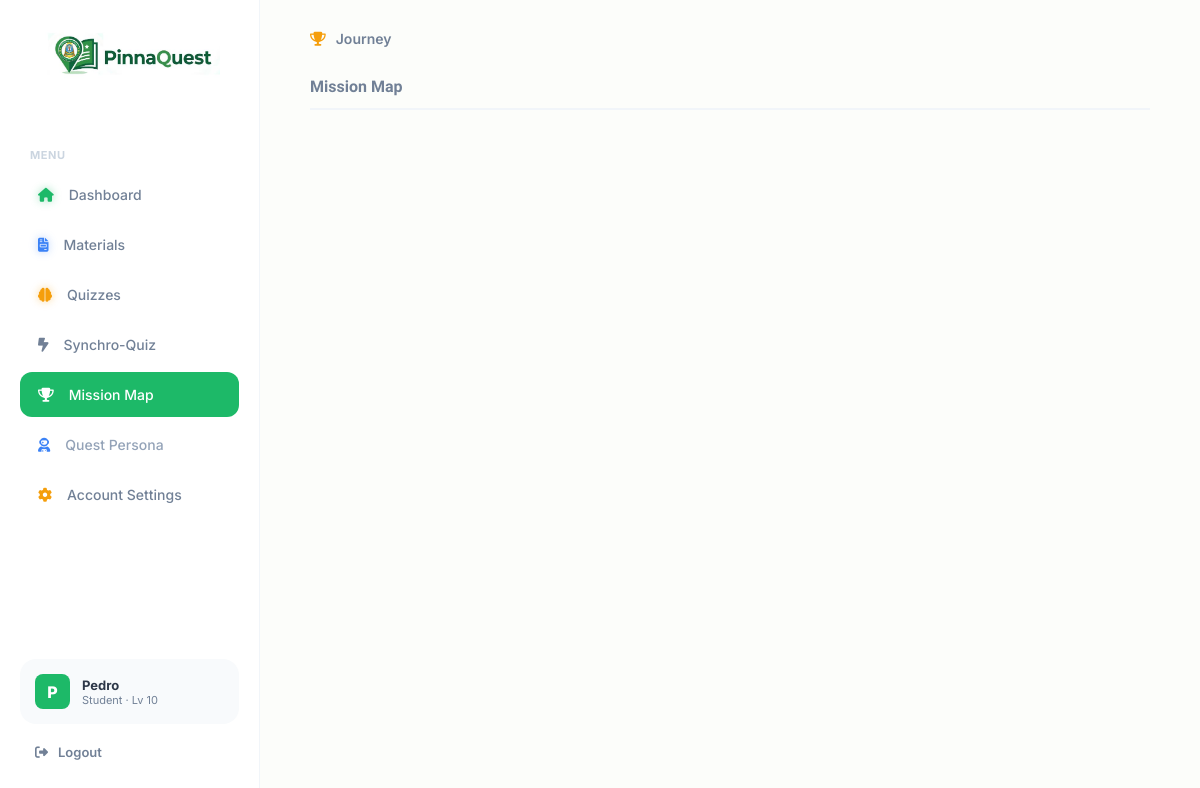
The app's page /leaderboard.php (signed in) with its own data.
### tables this page shows
CREATE TABLE `users` (
  `id` int(11) NOT NULL,
  `full_name` varchar(255) NOT NULL,
  `email` varchar(255) NOT NULL,
  `password` varchar(255) NOT NULL,
  `role` enum('student','teacher') NOT NULL,
  `display_name` varchar(50) DEFAULT NULL,
  `avatar_key` varchar(50) DEFAULT 'default',
  `xp` int(10) UNSIGNED DEFAULT 0,
  `level` int(10) UNSIGNED DEFAULT 1
);

### leaderboard.php (the view, shortened to what this page needs)
<?php
include('db.php');
$user_id      = isset($_SESSION['user_id']) ? intval($_SESSION['user_id']) : 0;
$display_name = 'Adventurer';
$total_xp     = 0;
if ($user_id) {
    $u = $conn->query("SELECT * FROM users WHERE id = $user_id");
    if ($u && $u->num_rows > 0) {
        $user         = $u->fetch_assoc();
        $display_name = !empty($user['display_name']) ? $user['display_name'] : ($user['full_name'] ?? 'Adventurer');
        $total_xp     = intval($user['xp'] ?? 0);
    }
}
$xp_per_level = 300;
$level        = max(1, floor($total_xp / $xp_per_level) + 1);
$initial      = strtoupper(mb_substr($display_name, 0, 1));
?>
<!doctype html>
<html lang="en">
<head>
    <link rel="stylesheet" href="https://cdnjs.cloudflare.com/ajax/libs/font-awesome/6.4.0/css/all.min.css"/>
</head>
<body>
<div class="sidebar">
    <div class="logo-box"><img src="pinnaquest logo.JPG" alt="PinnaQuest"></div>
    <p class="menu-heading">Menu</p>
    <a href="studentdashboard.php" class="nav-link"><i class="fa-solid fa-house"></i> Dashboard</a>
    <a href="materials.php" class="nav-link"><i class="fa-solid fa-file-invoice"></i> Materials</a>
    <a href="quizzes.php" class="nav-link"><i class="fa-solid fa-brain"></i> Quizzes</a>
    <a href="synchro_portal.php" class="nav-link"><i class="fa-solid fa-bolt-lightning"></i> Synchro-Quiz</a>
    <a href="leaderboard.php" class="nav-link active"><i class="fa-solid fa-trophy"></i> Mission Map</a>
    <a href="studentdashboard.php?openPersona=true" class="nav-link persona-link-style"><i class="fa-solid fa-user-astronaut"></i> Quest Persona</a>
    <a href="account_settings.php" class="nav-link"><i class="fa-solid fa-gear" style="color:#f59e0b"></i> Account Settings</a>
    <div class="user-profile-bottom">
        <div class="sidebar-avatar"><?php echo $initial; ?></div>
        <div class="user-details">
            <h4><?php echo htmlspecialchars($display_name); ?></h4>
            <p>Student &middot; Lv <?php echo $level; ?></p>
        </div>
    </div>
    <a href="logout.php" class="logout-link"><i class="fa-solid fa-sign-out-alt"></i> Logout</a>
</div>
<div class="main">
    <div class="breadcrumb"><i class="fa-solid fa-trophy" style="color:var(--gold)"></i><span>Journey</span></div>
    <div class="tab-navigation">
        <button class="tab-btn" onclick="switchTab('mission',this)">Mission Map</button>
    </div>
</div>
</body>
</html>

### leaderboard.php (style rules this page uses)
:root { --brand-green:#1db968; --brand-dark-green:#1a4d2e; --brand-light:#f0fff4; --sidebar-white:#ffffff; --text-dark:#1a202c; --text-gray:#718096; --border-color:#f1f5f9; --gold:#f59e0b; --silver:#a0aec0; --bronze:#cd7f32; --synchro-purple:#6366f1; --icon-materials:#3b82f6; --icon-quizzes:#f59e0b; --icon-leaderboard:#10b981; --mm-bg:#060b14; }
* { margin:0;padding:0;box-sizing:border-box; }
body { font-family:"Inter",sans-serif;background:#fcfdfa;display:flex;color:var(--text-dark);min-height:100vh; }
.sidebar { width:260px;background:var(--sidebar-white);height:100vh;display:flex;flex-direction:column;padding:30px 20px;position:fixed;top:0;left:0;border-right:1px solid var(--border-color);z-index:1000; }
.logo-box { margin-bottom:40px;display:flex;justify-content:center;align-items:center; }
.logo-box img { width:180px;height:auto;transition:.3s; }
.menu-heading { font-size:11px;font-weight:700;color:#cbd5e0;text-transform:uppercase;margin:20px 0 10px 10px;letter-spacing:.05em; }
.nav-link { display:flex;align-items:center;gap:15px;padding:14px 18px;text-decoration:none;color:var(--text-gray);font-weight:500;font-size:14px;border-radius:12px;margin-bottom:5px;transition:.2s; }
.nav-link.active { background-color:var(--brand-green);color:white!important; }
.nav-link.active i { color:white!important;text-shadow:none!important; }
.nav-link i.fa-house { color:var(--brand-green);text-shadow:0 0 8px rgba(29,185,104,.4); }
.nav-link i.fa-file-invoice { color:var(--icon-materials);text-shadow:0 0 8px rgba(59,130,246,.4); }
.nav-link i.fa-brain { color:var(--icon-quizzes);text-shadow:0 0 8px rgba(245,158,11,.4); }
.nav-link i.fa-trophy { color:var(--icon-leaderboard);text-shadow:0 0 8px rgba(16,185,129,.4); }
.nav-link i.fa-user-astronaut { color:#3b82f6; }
.persona-link-style { color:#94a3b8!important; }
.user-profile-bottom { margin-top:auto;background:#f8fafc;padding:15px;border-radius:16px;display:flex;align-items:center;gap:12px;margin-bottom:10px; }
.sidebar-avatar { width:35px;height:35px;background:var(--brand-green);border-radius:8px;color:white;display:flex;align-items:center;justify-content:center;font-weight:800;font-size:16px;flex-shrink:0; }
.user-details h4 { font-size:13px;font-weight:700;color:#2d3748; }
.user-details p { font-size:11px;color:var(--text-gray); }
.logout-link { display:flex;align-items:center;gap:10px;text-decoration:none;color:var(--text-gray);font-size:13px;font-weight:600;padding:10px 15px;transition:.2s; }
.main { flex:1;margin-left:260px;padding:30px 50px; }
.breadcrumb { font-size:14px;color:var(--text-gray);font-weight:600;display:flex;align-items:center;gap:10px;margin-bottom:30px; }
.tab-navigation { display:flex;gap:30px;margin-bottom:30px;border-bottom:2px solid var(--border-color); }
.tab-btn { background:none;border:none;font-family:"Lexend";font-size:16px;font-weight:700;color:var(--text-gray);cursor:pointer;padding-bottom:12px;transition:.3s;position:relative; }

### records on screen
users: display_name "P", display_name "Pedro", xp "10"
